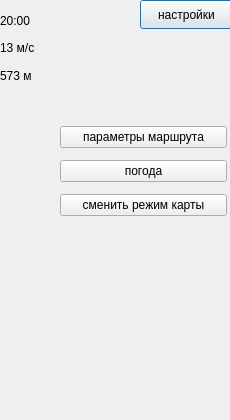
<?xml version="1.0" encoding="UTF-8"?>
<ui version="4.0">
 <class>map</class>
 <widget class="QDialog" name="map">
  <property name="geometry">
   <rect>
    <x>0</x>
    <y>0</y>
    <width>230</width>
    <height>420</height>
   </rect>
  </property>
  <property name="windowTitle">
   <string>Dialog</string>
  </property>
  <widget class="QLabel" name="label">
   <property name="text">
    <string/>
   </property>
   <property name="pixmap">
    <pixmap>../Снимок.PNG</pixmap>
   </property>
  </widget>
  <widget class="QPushButton" name="pushButton">
   <property name="geometry">
    <rect>
     <x>140</x>
     <y>0</y>
     <width>93</width>
     <height>29</height>
    </rect>
   </property>
   <property name="text">
    <string>настройки</string>
   </property>
  </widget>
  <widget class="QWidget" name="layoutWidget">
   <property name="geometry">
    <rect>
     <x>0</x>
     <y>10</y>
     <width>46</width>
     <height>76</height>
    </rect>
   </property>
   <layout class="QVBoxLayout" name="verticalLayout">
    <item>
     <widget class="QLabel" name="label_2">
      <property name="text">
       <string>20:00</string>
      </property>
     </widget>
    </item>
    <item>
     <widget class="QLabel" name="label_3">
      <property name="text">
       <string>13 м/с</string>
      </property>
     </widget>
    </item>
    <item>
     <widget class="QLabel" name="label_4">
      <property name="text">
       <string>573 м</string>
      </property>
     </widget>
    </item>
   </layout>
  </widget>
  <widget class="QWidget" name="layoutWidget">
   <property name="geometry">
    <rect>
     <x>60</x>
     <y>120</y>
     <width>167</width>
     <height>103</height>
    </rect>
   </property>
   <layout class="QVBoxLayout" name="verticalLayout_2">
    <item>
     <widget class="QPushButton" name="pushButton_2">
      <property name="enabled">
       <bool>true</bool>
      </property>
      <property name="text">
       <string>параметры маршрута</string>
      </property>
      <property name="checkable">
       <bool>false</bool>
      </property>
     </widget>
    </item>
    <item>
     <widget class="QPushButton" name="pushButton_3">
      <property name="text">
       <string>погода</string>
      </property>
     </widget>
    </item>
    <item>
     <widget class="QPushButton" name="pushButton_4">
      <property name="text">
       <string>сменить режим карты</string>
      </property>
     </widget>
    </item>
   </layout>
  </widget>
 </widget>
 <resources/>
 <connections/>
</ui>
